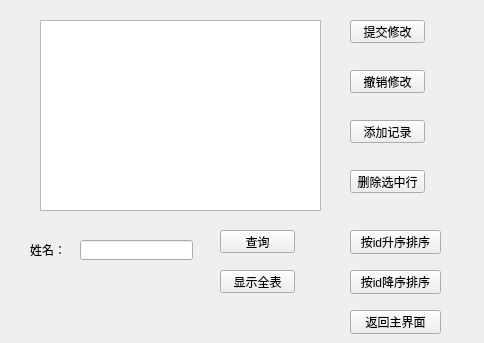
<?xml version="1.0" encoding="UTF-8"?>
<ui version="4.0">
 <class>AirLoginDialog</class>
 <widget class="QWidget" name="AirLoginDialog">
  <property name="geometry">
   <rect>
    <x>0</x>
    <y>0</y>
    <width>484</width>
    <height>343</height>
   </rect>
  </property>
  <property name="windowTitle">
   <string>用户界面</string>
  </property>
  <widget class="QTableView" name="tableView">
   <property name="geometry">
    <rect>
     <x>40</x>
     <y>20</y>
     <width>281</width>
     <height>191</height>
    </rect>
   </property>
  </widget>
  <widget class="QPushButton" name="pushButton_6">
   <property name="geometry">
    <rect>
     <x>220</x>
     <y>270</y>
     <width>75</width>
     <height>23</height>
    </rect>
   </property>
   <property name="text">
    <string>显示全表</string>
   </property>
  </widget>
  <widget class="QPushButton" name="pushButton_7">
   <property name="geometry">
    <rect>
     <x>350</x>
     <y>230</y>
     <width>91</width>
     <height>24</height>
    </rect>
   </property>
   <property name="text">
    <string>按id升序排序</string>
   </property>
  </widget>
  <widget class="QPushButton" name="pushButton_3">
   <property name="geometry">
    <rect>
     <x>350</x>
     <y>120</y>
     <width>75</width>
     <height>23</height>
    </rect>
   </property>
   <property name="text">
    <string>添加记录</string>
   </property>
  </widget>
  <widget class="QPushButton" name="pushButton">
   <property name="geometry">
    <rect>
     <x>350</x>
     <y>20</y>
     <width>75</width>
     <height>23</height>
    </rect>
   </property>
   <property name="text">
    <string>提交修改</string>
   </property>
  </widget>
  <widget class="QLabel" name="label">
   <property name="geometry">
    <rect>
     <x>30</x>
     <y>240</y>
     <width>54</width>
     <height>20</height>
    </rect>
   </property>
   <property name="text">
    <string>姓名：</string>
   </property>
  </widget>
  <widget class="QPushButton" name="pushButton_8">
   <property name="geometry">
    <rect>
     <x>350</x>
     <y>270</y>
     <width>91</width>
     <height>24</height>
    </rect>
   </property>
   <property name="text">
    <string>按id降序排序</string>
   </property>
  </widget>
  <widget class="QPushButton" name="pushButton_2">
   <property name="geometry">
    <rect>
     <x>350</x>
     <y>70</y>
     <width>75</width>
     <height>23</height>
    </rect>
   </property>
   <property name="text">
    <string>撤销修改</string>
   </property>
  </widget>
  <widget class="QPushButton" name="pushButton_4">
   <property name="geometry">
    <rect>
     <x>350</x>
     <y>170</y>
     <width>75</width>
     <height>23</height>
    </rect>
   </property>
   <property name="text">
    <string>删除选中行</string>
   </property>
  </widget>
  <widget class="QLineEdit" name="lineEdit">
   <property name="geometry">
    <rect>
     <x>80</x>
     <y>240</y>
     <width>113</width>
     <height>20</height>
    </rect>
   </property>
  </widget>
  <widget class="QPushButton" name="pushButton_5">
   <property name="geometry">
    <rect>
     <x>220</x>
     <y>230</y>
     <width>75</width>
     <height>23</height>
    </rect>
   </property>
   <property name="text">
    <string>查询</string>
   </property>
  </widget>
  <widget class="QPushButton" name="pushButton_9">
   <property name="geometry">
    <rect>
     <x>350</x>
     <y>310</y>
     <width>91</width>
     <height>24</height>
    </rect>
   </property>
   <property name="text">
    <string>返回主界面</string>
   </property>
  </widget>
 </widget>
 <resources/>
 <connections/>
</ui>
